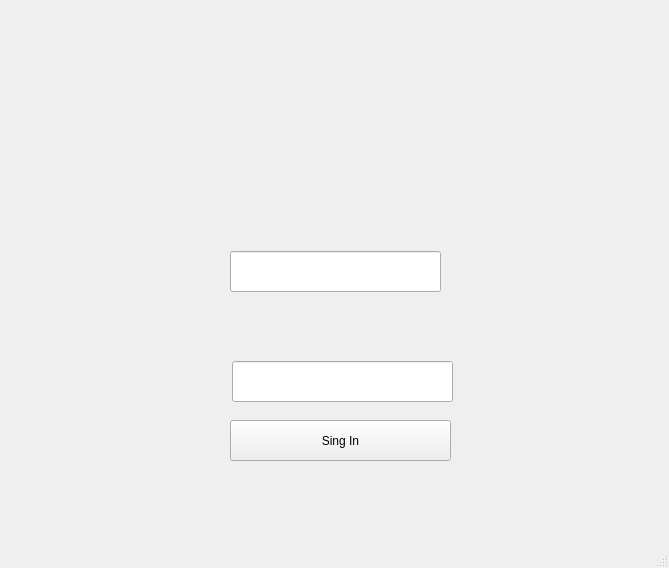
<?xml version="1.0" encoding="UTF-8"?>
<ui version="4.0">
 <class>MainWindow</class>
 <widget class="QMainWindow" name="MainWindow">
  <property name="geometry">
   <rect>
    <x>0</x>
    <y>0</y>
    <width>669</width>
    <height>568</height>
   </rect>
  </property>
  <property name="windowTitle">
   <string>MainWindow</string>
  </property>
  <widget class="QWidget" name="centralwidget">
   <widget class="QStackedWidget" name="stackedWidget">
    <property name="geometry">
     <rect>
      <x>10</x>
      <y>0</y>
      <width>641</width>
      <height>521</height>
     </rect>
    </property>
    <property name="currentIndex">
     <number>0</number>
    </property>
    <widget class="QWidget" name="page1">
     <widget class="QLineEdit" name="editUser">
      <property name="geometry">
       <rect>
        <x>220</x>
        <y>251</y>
        <width>211</width>
        <height>41</height>
       </rect>
      </property>
     </widget>
     <widget class="QPushButton" name="submitButton">
      <property name="geometry">
       <rect>
        <x>220</x>
        <y>420</y>
        <width>221</width>
        <height>41</height>
       </rect>
      </property>
      <property name="text">
       <string>Sing In</string>
      </property>
     </widget>
     <widget class="QLineEdit" name="editPass">
      <property name="geometry">
       <rect>
        <x>222</x>
        <y>361</y>
        <width>221</width>
        <height>41</height>
       </rect>
      </property>
     </widget>
     <widget class="QLabel" name="loginphoto">
      <property name="geometry">
       <rect>
        <x>-10</x>
        <y>0</y>
        <width>661</width>
        <height>521</height>
       </rect>
      </property>
      <property name="text">
       <string/>
      </property>
      <property name="pixmap">
       <pixmap>login1.jpg</pixmap>
      </property>
     </widget>
     <zorder>loginphoto</zorder>
     <zorder>submitButton</zorder>
     <zorder>editUser</zorder>
     <zorder>editPass</zorder>
    </widget>
    <widget class="QWidget" name="page_2">
     <widget class="QPushButton" name="singOutButton">
      <property name="geometry">
       <rect>
        <x>260</x>
        <y>390</y>
        <width>111</width>
        <height>41</height>
       </rect>
      </property>
      <property name="text">
       <string>Sing Out</string>
      </property>
     </widget>
     <widget class="QLabel" name="label_3">
      <property name="geometry">
       <rect>
        <x>60</x>
        <y>70</y>
        <width>61</width>
        <height>31</height>
       </rect>
      </property>
      <property name="text">
       <string>Wellcome </string>
      </property>
     </widget>
     <widget class="QLabel" name="label_4">
      <property name="geometry">
       <rect>
        <x>30</x>
        <y>0</y>
        <width>591</width>
        <height>401</height>
       </rect>
      </property>
      <property name="text">
       <string/>
      </property>
      <property name="pixmap">
       <pixmap>minion.jpg</pixmap>
      </property>
     </widget>
     <zorder>label_3</zorder>
     <zorder>label_4</zorder>
     <zorder>singOutButton</zorder>
    </widget>
   </widget>
  </widget>
  <widget class="QMenuBar" name="menubar">
   <property name="geometry">
    <rect>
     <x>0</x>
     <y>0</y>
     <width>669</width>
     <height>22</height>
    </rect>
   </property>
  </widget>
  <widget class="QStatusBar" name="statusbar"/>
 </widget>
 <resources/>
 <connections/>
</ui>
